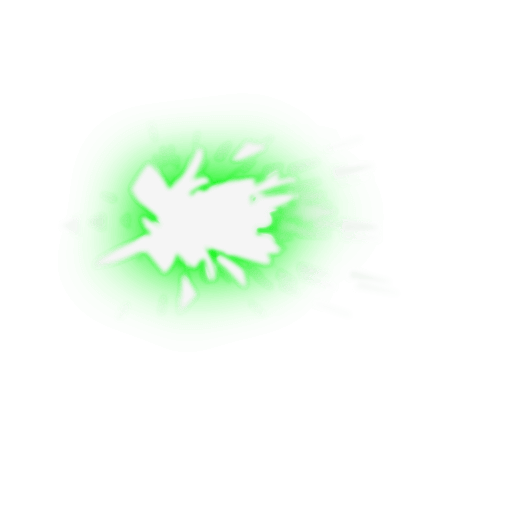
#> input picture BirdiesGuns/.dev/FirebeamFX01.png, 512 x 512 px
$ python additivestrip.py FirebeamFX01.png out.png
#> lines starting #> are read from the running program, lines starting #| are printed output that depends on the picture; after the words box and inside, x2 and y2 are one past the last pixel; in counts of white or black regions, pixels touching at a corner belong together

from PIL import Image
import numpy as np
import argparse
from pathlib import Path

def remove_black(input_path, output_path):
#> called with input_path = 'FirebeamFX01.png', output_path = 'out.png'
    img = Image.open(input_path).convert("RGB")
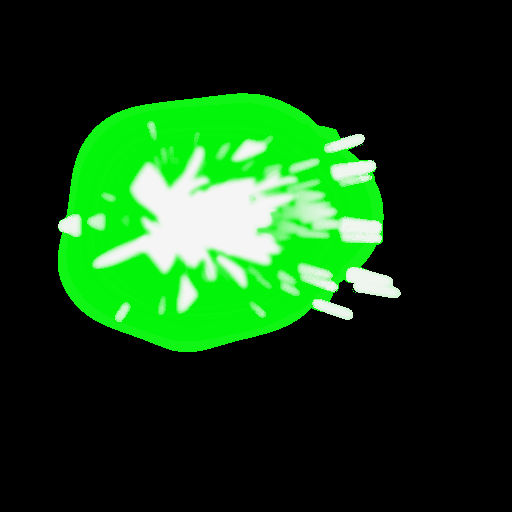
#> img: PIL image 512x512 RGB; mean R, G, B 20.3, 62.4, 21.5
    pixels = np.array(img, dtype=np.float32)

    # Calculate alpha from the brightest color channel
    alpha = np.max(pixels, axis=2)
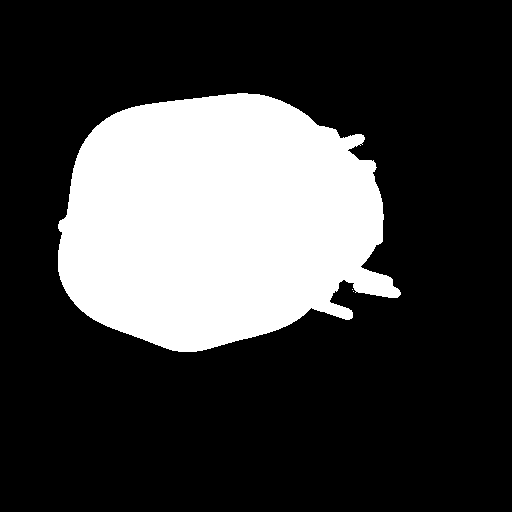
#> alpha: shape (512, 512) float32; values 0 (black) and 245 (white), 25.5% white; 3 white regions (2 under 20 px), largest, box (x1, y1, x2, y2) and area: (58, 93, 401, 352) 66738

    # Normalize RGB to preserve the original additive color contribution
    rgb = np.zeros_like(pixels)
    mask = alpha > 0

    rgb[mask] = pixels[mask] * (255.0 / alpha[mask, None])

    # Clamp values
    rgb = np.clip(rgb, 0, 255).astype(np.uint8)
    alpha = alpha.astype(np.uint8)

    # Combine RGB and alpha
    result = np.dstack((rgb, alpha))
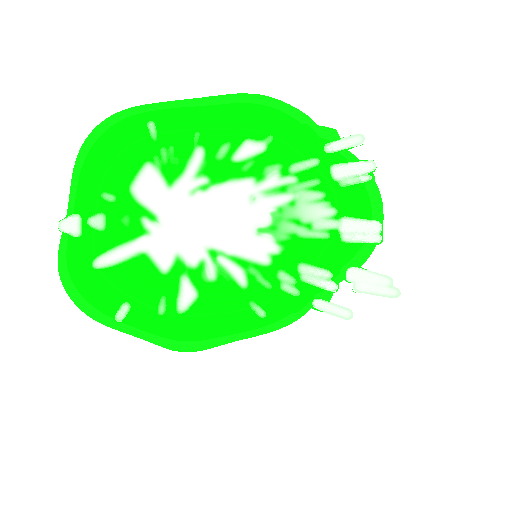
#> result: shape (512, 512, 4); mean R, G, B, A 21.1, 64.9, 22.3, 62.4; transparent parts drawn white

    Image.fromarray(result, "RGBA").save(output_path)
    print(f"Saved: {output_path}")


if __name__ == "__main__":
    parser = argparse.ArgumentParser(
        description="Remove black from additive textures"
    )
    parser.add_argument("input", help="Input image")
    parser.add_argument("output", help="Output PNG")

    args = parser.parse_args()
    remove_black(args.input, args.output)

$ run again, on BirdiesGuns/.dev/RocketEMP10.png
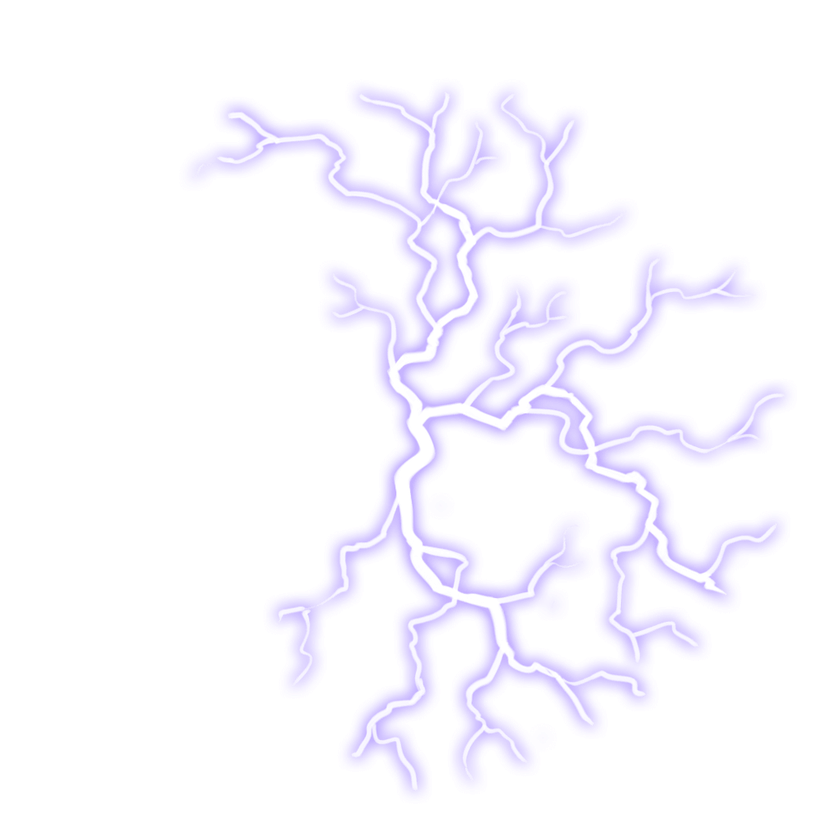
#> input picture BirdiesGuns/.dev/RocketEMP10.png, 840 x 840 px, shrunk from 1024 x 1024 before the run
#> in remove_black, `alpha = np.max(pixels, axis=2)`:
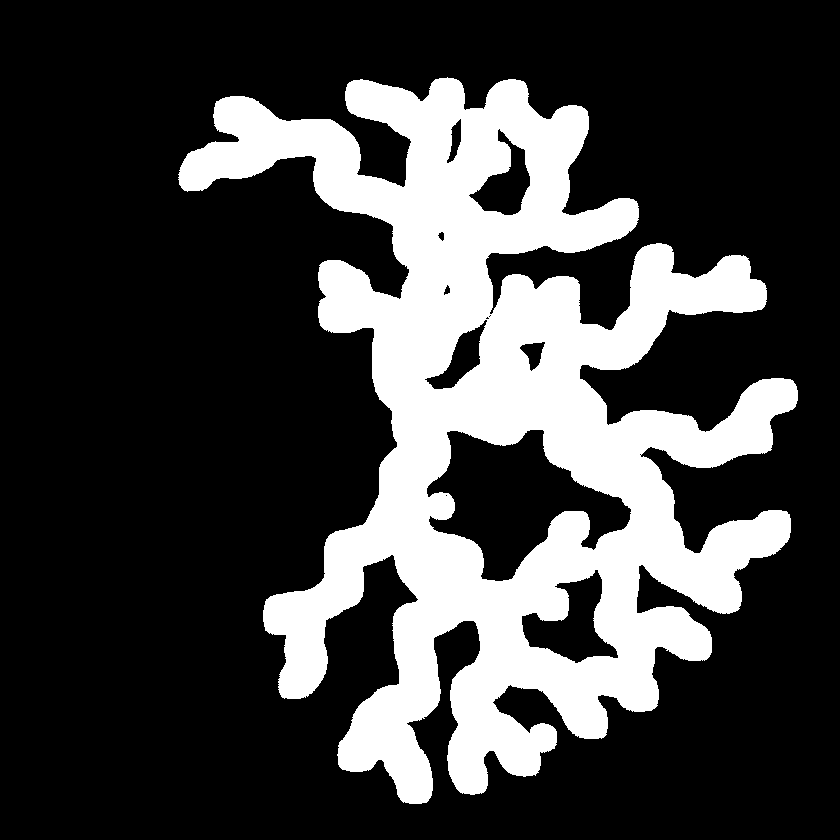
#> alpha: shape (840, 840) float32; min 0, max 255, mean 64.7
#> mask: shape (840, 840) bool; 25.4% white; 1 white region, box (x1, y1, x2, y2) and area: (178, 77, 798, 804) 179139
#> in remove_black, `result = np.dstack((rgb, alpha))`:
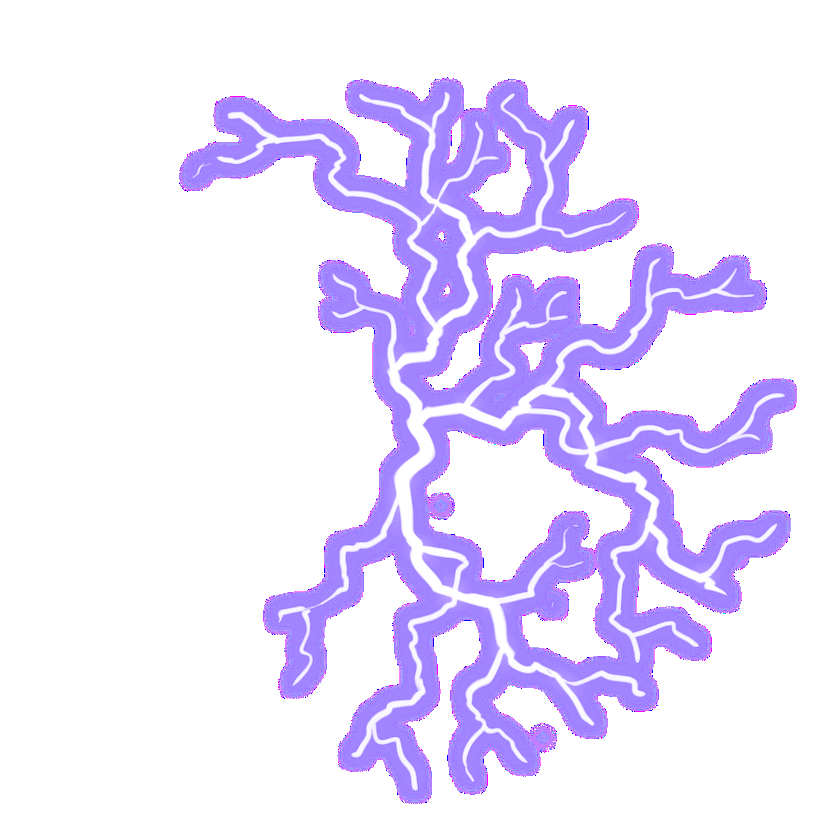
#> result: shape (840, 840, 4); mean R, G, B, A 45.5, 38.3, 64.7, 64.7; transparent parts drawn white
